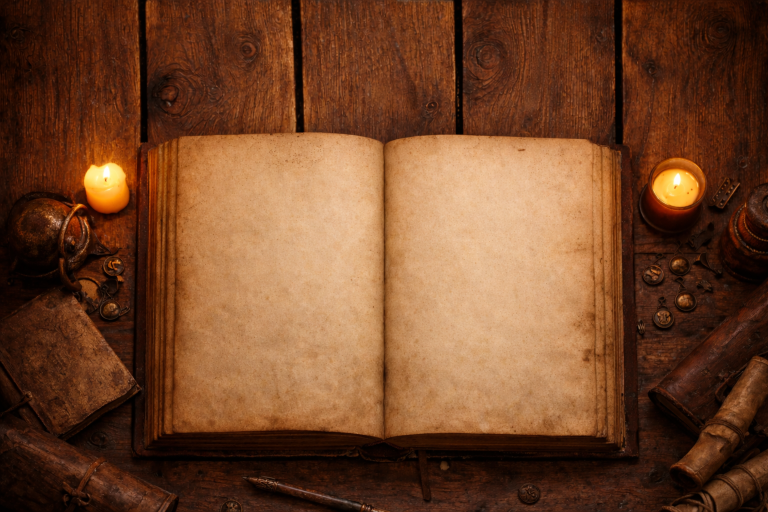
#> input picture src/assets/grimoire.png, 1536 x 1024 px, found by its file name (shown at 1/2 size)
$ python animate_grimoire_candles.py
#> lines starting #> are read from the running program, lines starting #| are printed output that depends on the picture
#> in main, image is the input picture: PIL image 1536x1024 RGB; mean R, G, B 114.4, 69.9, 41.5
import argparse
import math
import random
from pathlib import Path

from PIL import Image, ImageDraw, ImageEnhance, ImageFilter


DEFAULT_INPUT = r"C:\Users\quent\Documents\workspace\jdr-dashboard\src\assets\grimoire.png"
DEFAULT_OUTPUT = r"C:\Users\quent\Documents\workspace\jdr-dashboard\src\assets\grimoire_candles.gif"

# Coordinates tuned for a 1536x1024 image.
# Adjust if you change the image or want tighter/looser flicker coverage.
CANDLES = [
    {
        "name": "left",
        "bbox": (150, 300, 270, 430),
        "flame_center": (210, 350),
        "glow_radius": 70,
        "glow_color": (255, 145, 70),
        "core_inner_radius": 14,
        "core_inner_color": (255, 190, 95),
        "core_outer_radius": 30,
        "core_outer_color": (255, 155, 70),
    },
    {
        "name": "right",
        "bbox": (1260, 300, 1435, 470),
        "flame_center": (1350, 350),
        "glow_radius": 70,
        "glow_color": (255, 145, 70),
        "core_inner_radius": 14,
        "core_inner_color": (255, 190, 95),
        "core_outer_radius": 30,
        "core_outer_color": (255, 155, 70),
    },
]


def build_soft_mask(size, bbox, blur_radius=10):
    mask = Image.new("L", size, 0)
    draw = ImageDraw.Draw(mask)
    draw.rectangle(bbox, fill=255)
    return mask.filter(ImageFilter.GaussianBlur(blur_radius))


def build_radial_mask(size, center, radius):
    mask = Image.new("L", size, 0)
    draw = ImageDraw.Draw(mask)
    cx, cy = center
    for r in range(radius, 0, -3):
        alpha = int(255 * (r / radius) ** 1.7)
        draw.ellipse((cx - r, cy - r, cx + r, cy + r), fill=alpha)
    return mask.filter(ImageFilter.GaussianBlur(8))


def apply_flicker(
    frame,
    candle,
    strength,
    region_mask,
    glow_mask,
    core_outer_mask,
    core_inner_mask,
):
    x1, y1, x2, y2 = candle["bbox"]
    region = frame.crop((x1, y1, x2, y2))

    # Warm, subtle brightness/color boost for the candle area.
    region = ImageEnhance.Brightness(region).enhance(1.0 + 0.14 * strength)
    region = ImageEnhance.Color(region).enhance(1.0 + 0.10 * strength)

    adjusted_full = frame.copy()
    adjusted_full.paste(region, (x1, y1, x2, y2))

    # Composite softened region back.
    frame = Image.composite(adjusted_full, frame, region_mask)

    # Add a glow layer.
    glow = Image.new("RGBA", frame.size, candle["glow_color"] + (0,))
    alpha = glow_mask.point(lambda v: int(v * (0.22 * strength)))
    glow.putalpha(alpha)
    frame = Image.alpha_composite(frame.convert("RGBA"), glow).convert("RGB")

    # Two-layer core gradient: warm outer + brighter inner.
    core_outer = Image.new("RGBA", frame.size, candle["core_outer_color"] + (0,))
    core_outer_alpha = core_outer_mask.point(lambda v: int(v * (0.52 * strength)))
    core_outer.putalpha(core_outer_alpha)
    frame = Image.alpha_composite(frame.convert("RGBA"), core_outer).convert("RGB")

    core_inner = Image.new("RGBA", frame.size, candle["core_inner_color"] + (0,))
    core_inner_alpha = core_inner_mask.point(lambda v: int(v * (0.55 * strength)))
    core_inner.putalpha(core_inner_alpha)
    frame = Image.alpha_composite(frame.convert("RGBA"), core_inner).convert("RGB")

    return frame


def build_preview(image, candles):
    preview = image.copy().convert("RGBA")
    draw = ImageDraw.Draw(preview)
    for c in candles:
        draw.rectangle(c["bbox"], outline=(0, 255, 255, 220), width=3)
        cx, cy = c["flame_center"]
        r = c["glow_radius"]
        draw.ellipse((cx - r, cy - r, cx + r, cy + r), outline=(255, 200, 0, 180), width=2)
    return preview.convert("RGB")


def generate_frames(image, frames, fps):
#> called with frames = 24, fps = 20
    rng = random.Random(1337)
    size = image.size
#> size = (1536, 1024)

    per_candle = []
    for candle in CANDLES:
        per_candle.append(
            {
                "candle": candle,
                "region_mask": build_soft_mask(size, candle["bbox"], blur_radius=10),
                "glow_mask": build_radial_mask(size, candle["flame_center"], candle["glow_radius"]),
                "core_outer_mask": build_radial_mask(
                    size, candle["flame_center"], candle["core_outer_radius"]
                ),
                "core_inner_mask": build_radial_mask(
                    size, candle["flame_center"], candle["core_inner_radius"]
                ),
                "phase": rng.uniform(0, math.tau),
            }
        )
#> this loop made 2 passes
#> after the loop, per_candle = 2 items

    out = []
    for i in range(frames):
        t = i / frames
        frame = image.copy()
        for item in per_candle:
            # Mix slow sine with random jitter for natural flicker.
            base = 0.55 + 0.15 * math.sin((t * math.tau * 1.2) + item["phase"])
            jitter = rng.uniform(-0.06, 0.10)
            strength = max(0.15, min(1.0, base + jitter))
            frame = apply_flicker(
                frame,
                item["candle"],
                strength,
                item["region_mask"],
                item["glow_mask"],
                item["core_outer_mask"],
                item["core_inner_mask"],
            )
        out.append(frame)
#> this loop made 24 passes
#> pass 1, in apply_flicker, `region = frame.crop((x1, y1, x2, y2))`:
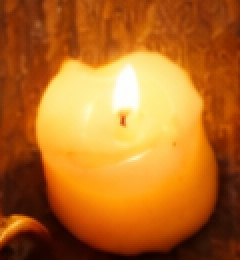
#> region: PIL image 120x130 RGB (shown 2 times larger); mean R, G, B 181.9, 108.1, 35.2
#> after the loop, out = 24 items

    duration_ms = int(1000 / fps)
    return out, duration_ms


def main():
    parser = argparse.ArgumentParser(
        description="Animate candle flicker on the grimoire image and export as GIF."
    )
    parser.add_argument("--input", default=DEFAULT_INPUT)
    parser.add_argument("--output", default=DEFAULT_OUTPUT)
    parser.add_argument("--frames", type=int, default=24)
    parser.add_argument("--fps", type=int, default=20)
    parser.add_argument("--preview", action="store_true")
    args = parser.parse_args()

    input_path = Path(args.input)
    output_path = Path(args.output)

    image = Image.open(input_path).convert("RGB")

    if args.preview:
        preview = build_preview(image, CANDLES)
        preview_path = output_path.with_suffix(".preview.png")
        preview.save(preview_path)
        print(f"Preview saved to: {preview_path}")

    frames, duration_ms = generate_frames(image, args.frames, args.fps)
#> frames = 24 items; duration_ms = 50
    frames[0].save(
        output_path,
        save_all=True,
        append_images=frames[1:],
        duration=duration_ms,
        loop=0,
        disposal=2,
    )
    print(f"GIF saved to: {output_path}")


if __name__ == "__main__":
    main()

$ run again, with src/assets/wood-texture.png copied over src/assets/grimoire.png
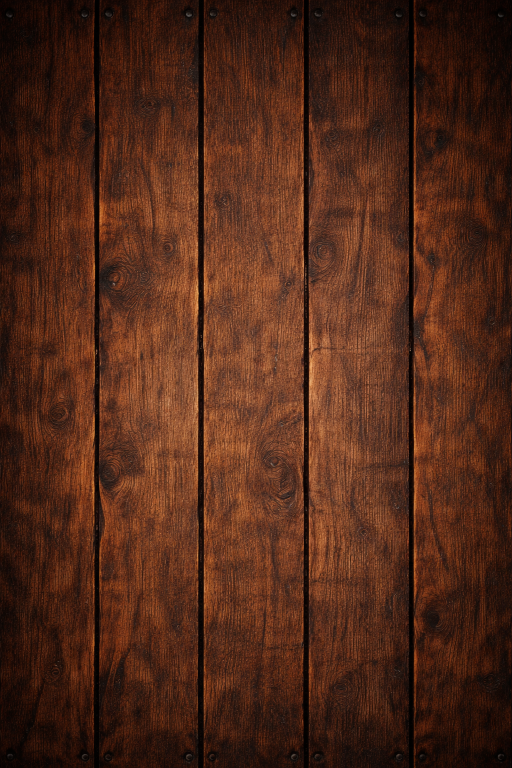
#> input picture src/assets/wood-texture.png, 1024 x 1536 px, found by its file name (shown at 1/2 size)
#> in main, image is the input picture: PIL image 1024x1536 RGB; mean R, G, B 80.7, 41.2, 24.4
#> the loop in generate_frames, `for candle in CANDLES:` made 2 passes
#> after the loop in generate_frames, `for candle in CANDLES:`: per_candle = 2 items
#> the loop in generate_frames, `for i in range(frames):` made 24 passes
#> pass 1, in apply_flicker, `region = frame.crop((x1, y1, x2, y2))`:
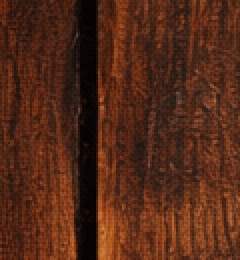
#> region: PIL image 120x130 RGB (shown 2 times larger); mean R, G, B 84.5, 41.2, 23.2
#> after the loop in generate_frames, `for i in range(frames):`: out = 24 items
#> duration_ms = 50
